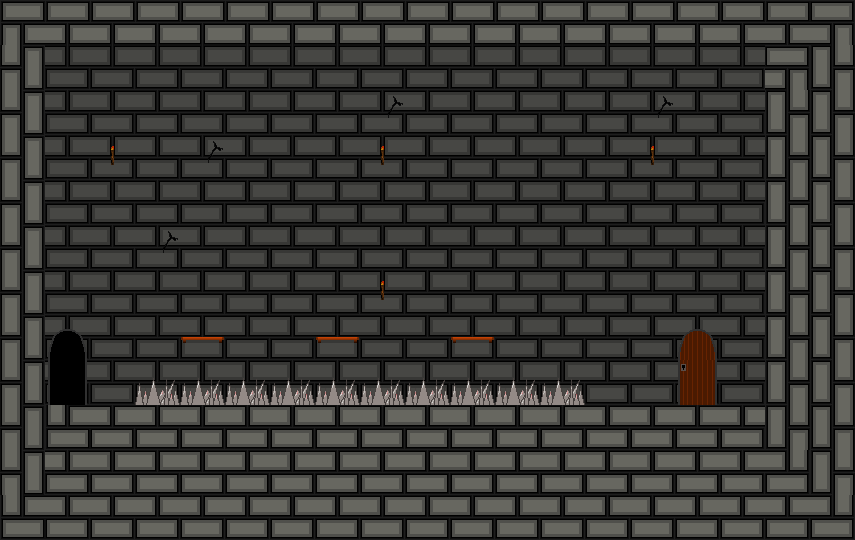

The image is a tile-based game level rendered from a .tmx file. Its description and complete source (layers, tilesets, objects, tile grids) follow:
An orthogonal 19x12 tile map with 45x45 px tiles, 2 tile layers (briques, obstacles), 3 tilesets.

<map version="1.5" tiledversion="1.7.2" orientation="orthogonal" renderorder="right-down" width="19" height="12" tilewidth="45" tileheight="45" infinite="0" nextlayerid="3" nextobjectid="1">
 <tileset firstgid="1" name="briques sol" tilewidth="45" tileheight="45" tilecount="42" columns="6">
  <image source="briques sol.png" width="270" height="315" />
 </tileset>
 <tileset firstgid="43" name="brique v finale" tilewidth="45" tileheight="45" tilecount="16" columns="4">
  <image source="briques_fond.png" width="180" height="180" />
 </tileset>
 <tileset firstgid="59" name="New Piskel" tilewidth="45" tileheight="45" tilecount="16" columns="4">
  <image source="decor.png" width="180" height="180" />
 </tileset>
 <layer id="1" name="briques" width="19" height="12">
  <data encoding="csv">
15,11,11,11,11,11,11,11,11,11,11,11,11,11,11,11,11,11,2147483663,
10,46,46,46,46,46,46,46,46,46,46,46,46,46,46,46,46,2147483663,12,
10,46,46,46,46,46,46,46,47,46,46,46,46,46,47,46,46,12,12,
10,46,48,46,47,46,46,46,48,46,46,46,46,46,48,46,46,12,12,
10,46,46,46,46,46,46,46,46,46,46,46,46,46,46,46,46,12,12,
10,46,46,47,46,46,46,46,46,46,46,46,46,46,46,46,46,12,12,
10,46,46,46,46,46,46,46,48,46,46,46,46,46,46,46,46,12,12,
10,46,46,46,46,46,46,46,46,46,46,46,46,46,46,46,46,12,12,
10,46,46,46,46,46,46,46,46,46,46,46,46,46,46,46,46,12,12,
10,2147483661,9,9,9,9,9,9,9,9,9,9,9,9,9,9,9,12,12,
10,0,0,0,0,0,0,0,0,0,0,0,0,0,0,0,0,13,12,
2147483661,9,9,9,9,9,9,9,9,9,9,9,9,9,9,9,9,9,13
</data>
 </layer>
 <layer id="2" name="obstacles" width="19" height="12">
  <data encoding="csv">
0,0,0,0,0,0,0,0,0,0,0,0,0,0,0,0,0,0,0,
0,0,0,0,0,0,0,0,0,0,0,0,0,0,0,0,0,0,0,
0,0,0,0,0,0,0,0,0,0,0,0,0,0,0,0,0,0,0,
0,0,0,0,0,0,0,0,0,0,0,0,0,0,0,0,0,0,0,
0,0,0,0,0,0,0,0,0,0,0,0,0,0,0,0,0,0,0,
0,0,0,0,0,0,0,0,0,0,0,0,0,0,0,0,0,0,0,
0,0,0,0,0,0,0,0,0,0,0,0,0,0,0,0,0,0,0,
0,65,0,0,59,0,0,59,0,0,59,0,0,0,0,67,0,0,0,
0,66,0,72,72,72,72,72,72,72,72,72,72,0,0,68,0,0,0,
0,0,0,0,0,0,0,0,0,0,0,0,0,0,0,0,0,0,0,
0,9,9,9,9,9,9,9,9,9,9,9,9,9,9,9,9,0,0,
0,0,0,0,0,0,0,0,0,0,0,0,0,0,0,0,0,0,0
</data>
 </layer>
</map>
